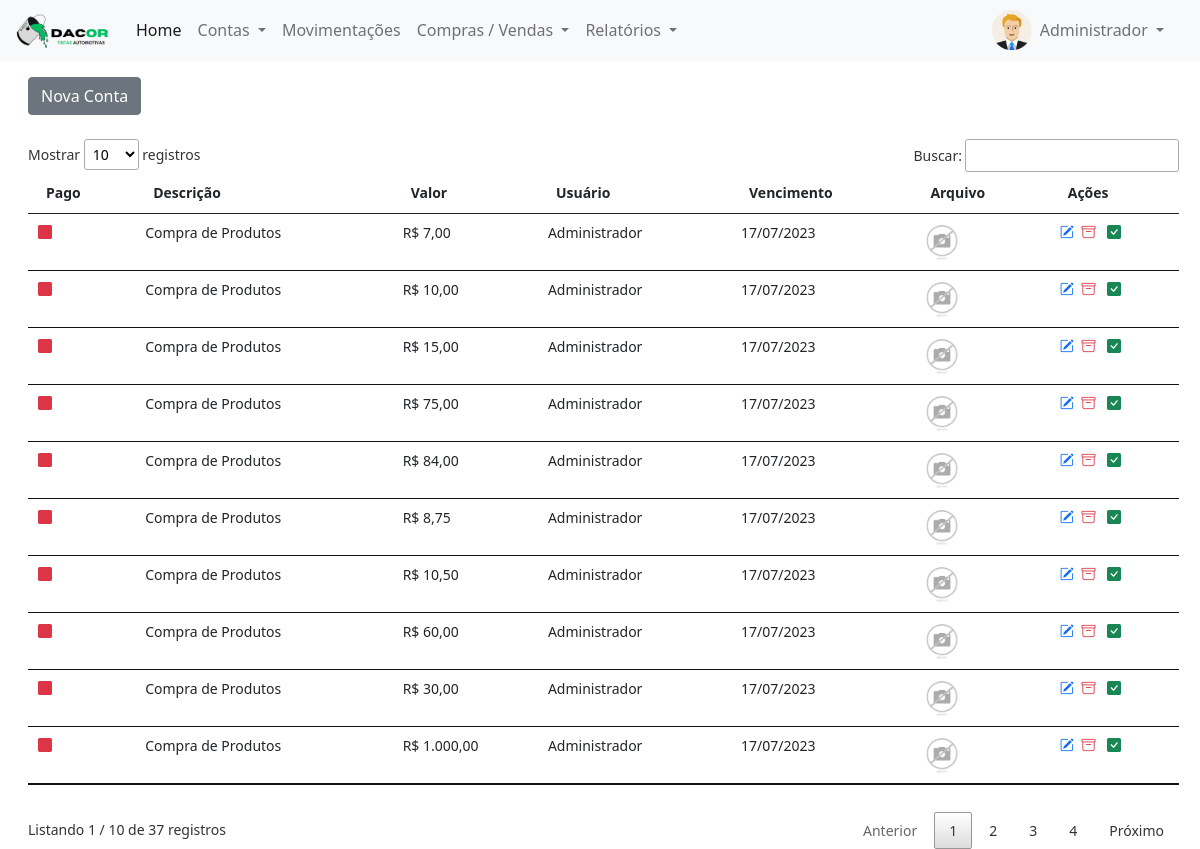
Screenshot of /login/painel-tesoureiro/index.php?pagina=contas_pagar (signed in) with the database file from the repository.
### tables this page shows
CREATE TABLE `usuarios` (
  `id` int(11) NOT NULL,
  `nome` varchar(50) NOT NULL,
  `email` varchar(50) NOT NULL,
  `cpf` varchar(20) NOT NULL,
  `senha` varchar(20) NOT NULL,
  `nivel` varchar(20) NOT NULL
);

CREATE TABLE `contas_pagar` (
  `id` int(11) NOT NULL,
  `descricao` varchar(100) DEFAULT NULL,
  `valor` decimal(8,2) NOT NULL,
  `usuario` int(11) NOT NULL,
  `pago` varchar(5) NOT NULL,
  `data` date NOT NULL,
  `vencimento` date NOT NULL,
  `arquivo` varchar(150) DEFAULT NULL,
  `id_compra` int(11) NOT NULL,
  `data_pgto` date DEFAULT NULL
);

### login/painel-tesoureiro/contas_pagar.php (the view, shortened to what this page needs)
<?php
$pag = 'contas_pagar';
require_once('../conexao.php');
?>
<a href="index.php?pagina=<?php echo $pag ?>&funcao=novo" type="button" class="btn btn-secondary mt-2">Nova Conta</a>
<div class="mt-4" style="margin-right:25px">
	<?php
	$query = $pdo->query("SELECT * from contas_pagar order by id desc");
	$res = $query->fetchAll(PDO::FETCH_ASSOC);
	$total_reg = @count($res);
	if($total_reg > 0){
		?>
		<small>
			<table id="example" class="table table-hover my-4" style="width:100%">
				<thead>
					<tr>
						<th>Pago</th>
						<th>Descrição</th>
						<th>Valor</th>
						<th>Usuário</th>
						<th>Vencimento</th>
						<th>Arquivo</th>
						<th>Ações</th>
					</tr>
				</thead>
				<tbody>
					<?php
					for($i=0; $i < $total_reg; $i++){
							$id_usu = $res[$i]['usuario'];
						$query_p = $pdo->query("SELECT * from usuarios where id = '$id_usu'");
						$res_p = $query_p->fetchAll(PDO::FETCH_ASSOC);
						$nome_usu = $res_p[0]['nome'];
						if($res[$i]['pago'] == 'Sim'){
							$classe = 'text-success';
						}else{
							$classe = 'text-danger';
						}
						$extensao = strchr($res[$i]['arquivo'], '.');
						if($extensao == '.pdf'){
							$arquivo_pasta = 'pdf.png';
						}else{
							$arquivo_pasta = $res[$i]['arquivo'];
						}
						?>
						<tr>
							<td>								<i class="bi bi-square-fill <?php echo $classe ?>"></i>
							</td>
							<td><?php echo $res[$i]['descricao'] ?></td>
							<td>R$ <?php echo number_format($res[$i]['valor'], 2, ',', '.'); ?></td>
							<td><?php echo $nome_usu ?></td>
							<td><?php echo implode('/', array_reverse(explode('-', $res[$i]['vencimento']))); ?></td>
							<td><a href="../img/<?php echo $pag ?>/<?php echo $res[$i]['arquivo'] ?>" title="Ver Arquivo" style="text-decoration: none" target="_blank">
								<img src="../img/<?php echo $pag ?>/<?php echo $arquivo_pasta ?>" width="40">
							</a>
						</td>
						<td>
							<?php if($res[$i]['pago'] != 'Sim'){ ?>
								<a href="index.php?pagina=<?php echo $pag ?>&funcao=editar&id=<?php echo $res[$i]['id'] ?>" title="Editar Registro" style="text-decoration: none">
									<i class="bi bi-pencil-square text-primary"></i>
								</a>
								<a href="index.php?pagina=<?php echo $pag ?>&funcao=deletar&id=<?php echo $res[$i]['id'] ?>" title="Excluir Registro" style="text-decoration: none">
									<i class="bi bi-archive text-danger mx-1"></i>
								</a>
								<a href="index.php?pagina=<?php echo $pag ?>&funcao=baixar&id=<?php echo $res[$i]['id'] ?>" title="Baixar Registro" style="text-decoration: none">
									<i class="bi bi-check-square-fill text-success mx-1"></i>
								</a>
							<?php } ?>
						</td>
					</tr>
				<?php } ?>
			</tbody>
		</table>
	</small>
<?php }else{
	echo '<p>Não existem dados para serem exibidos!!';
} ?>
</div>

### login/painel-tesoureiro/index.php (shortened to what this page needs)
<?php
require_once('../conexao.php');
$menu1 = 'home';
$menu2 = 'contas_pagar';
$menu4 = 'movimentacoes';
$query = $pdo->query("SELECT * from usuarios WHERE id = '$_SESSION[id_usuario]'");
$res = $query->fetchAll(PDO::FETCH_ASSOC);
$nome_usu = $res[0]['nome'];
 ?>
<!DOCTYPE html>
<html>
<head>
	<link href="https://cdn.jsdelivr.net/npm/bootstrap@5.0.0-beta1/dist/css/bootstrap.min.css" rel="stylesheet">
	<link rel="stylesheet" type="text/css" href="../vendor/DataTables/datatables.min.css"/>
	<link rel="stylesheet" href="https://cdn.jsdelivr.net/npm/bootstrap-icons@1.3.0/font/bootstrap-icons.css">
</head>
<body>
	<nav class="navbar navbar-expand-lg navbar-light bg-light">
  <div class="container-fluid">
    <a class="navbar-brand" href="index.php">
    	<img src="../img/logo-painel.png" width="100">
    </a>
    <div class="collapse navbar-collapse" id="navbarSupportedContent">
      <ul class="navbar-nav me-auto mb-2 mb-lg-0">
        <li class="nav-item">
          <a class="nav-link active" aria-current="page" href="index.php?pagina=<?php echo $menu1 ?>">Home</a>
        </li>
        <li class="nav-item dropdown">
          <a class="nav-link dropdown-toggle" href="#" id="navbarDropdown" role="button" data-bs-toggle="dropdown" aria-expanded="false">
            Contas
          </a>
        </li>
        <li class="nav-item">
          <a class="nav-link" href="index.php?pagina=<?php echo $menu4 ?>">Movimentações</a>
        </li>
        <li class="nav-item dropdown">
          <a class="nav-link dropdown-toggle" href="#" id="navbarDropdown" role="button" data-bs-toggle="dropdown" aria-expanded="false">
            Compras / Vendas
          </a>
        </li>
        <li class="nav-item dropdown">
          <a class="nav-link dropdown-toggle" href="#" id="navbarDropdown" role="button" data-bs-toggle="dropdown" aria-expanded="false">
            Relatórios
          </a>
        </li>
      </ul>
      <div class="d-flex mx-3">
        <img src="../img/icone-user.png" width="40px" height="40px">
    <div class="collapse navbar-collapse" id="navbarNavDarkDropdown">
      <ul class="navbar-nav">
        <li class="nav-item dropdown">
          <a class="nav-link dropdown-toggle" href="#" id="navbarDarkDropdownMenuLink" role="button" data-bs-toggle="dropdown" aria-expanded="false">
            <?php echo $nome_usu ?>
          </a>
        </li>
      </ul>
    </div>
       </div>
    </div>
  </div>
</nav>
<div class="container-fluid mt-2 mx-3">
<?php
if(@$_GET['pagina'] == $menu1){
	require_once($menu1. '.php');
}
else if(@$_GET['pagina'] == $menu2){
	require_once($menu2. '.php');
}
 ?>
</div>
</body>
</html>
<link href="https://cdn.jsdelivr.net/npm/select2@4.1.0-rc.0/dist/css/select2.min.css" rel="stylesheet" />

### rows the page displays
usuarios: nome "Administrador"
contas_pagar: descricao "Compra de Produtos", valor "7,00", usuarios.nome "Administrador", vencimento "17/07/2023", arquivo (picture)
contas_pagar: descricao "Compra de Produtos", valor "10,00", usuarios.nome "Administrador", vencimento "17/07/2023", arquivo (picture)
contas_pagar: descricao "Compra de Produtos", valor "15,00", usuarios.nome "Administrador", vencimento "17/07/2023", arquivo (picture)
contas_pagar: descricao "Compra de Produtos", valor "75,00", usuarios.nome "Administrador", vencimento "17/07/2023", arquivo (picture)
contas_pagar: descricao "Compra de Produtos", valor "84,00", usuarios.nome "Administrador", vencimento "17/07/2023", arquivo (picture)
contas_pagar: descricao "Compra de Produtos", valor "8,75", usuarios.nome "Administrador", vencimento "17/07/2023", arquivo (picture)
contas_pagar: descricao "Compra de Produtos", valor "10,50", usuarios.nome "Administrador", vencimento "17/07/2023", arquivo (picture)
contas_pagar: descricao "Compra de Produtos", valor "60,00", usuarios.nome "Administrador", vencimento "17/07/2023", arquivo (picture)
contas_pagar: descricao "Compra de Produtos", valor "30,00", usuarios.nome "Administrador", vencimento "17/07/2023", arquivo (picture)
contas_pagar: descricao "Compra de Produtos", valor "1.000,00", usuarios.nome "Administrador", vencimento "17/07/2023", arquivo (picture)
